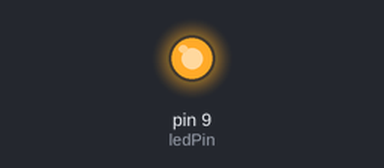
The sketch below on a simulated Arduino Uno, built with avr-gcc and run on an emulated ATmega328P. On the bench: output pins drawn as LEDs (lit = HIGH).

Above: at 0.2 s.
At 2.1 s:
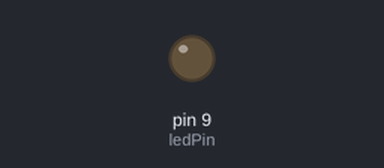
Timing chart, 0 to 3.0 s (numbered marks = the images above):
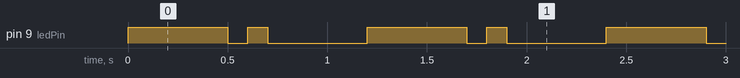

The sketch:

SunfounderExample1-LED.ino
```cpp
/*Blinking LED - Half second on and off */

const int ledPin =9; //blue wire plugged in pin 9 on LED board

void setup() {

   pinMode(ledPin, OUTPUT); //initialize the pin for output

}

void loop() {
  digitalWrite(ledPin, HIGH); //sends high voltage to ledPin (pin 9)
  delay(500); //waits for half a second

  digitalWrite(ledPin, LOW); //after delay writes low voltage and turns the pin off
  delay(100);

  digitalWrite(ledPin, HIGH);
  delay(100); //waits for 1/10 second

  digitalWrite(ledPin, LOW); //after delay writes low voltage and turns the pin off
  delay(500); //waits for another half second


}
```

Measured:
- by itself, pin 9 (ledPin): repeats every 1.2 s: LOW 0.10 s, HIGH 0.10 s, LOW 0.50 s, HIGH 0.50 s
- by itself, everything shown: repeats every 1.2 s, in 4 steps
